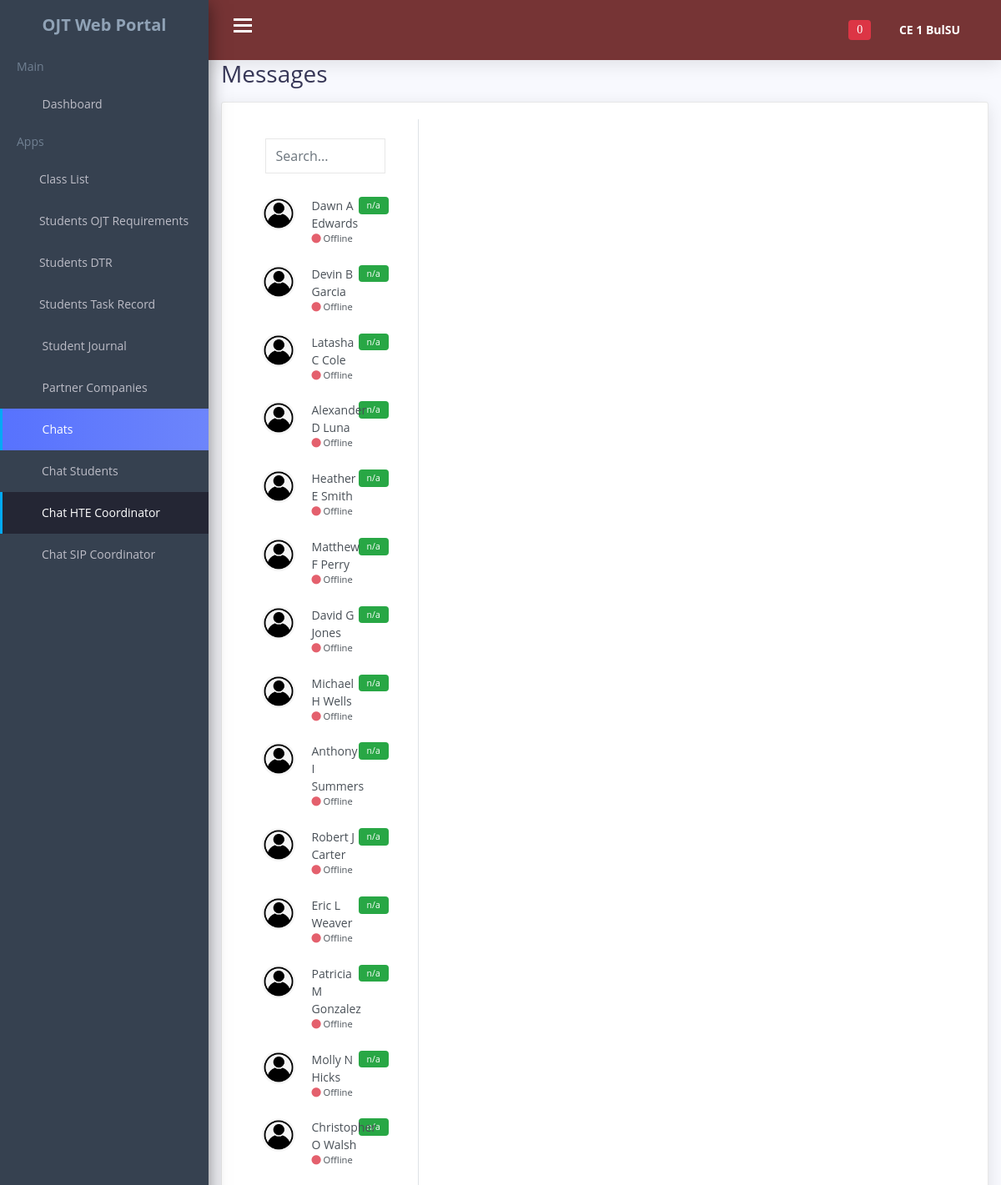
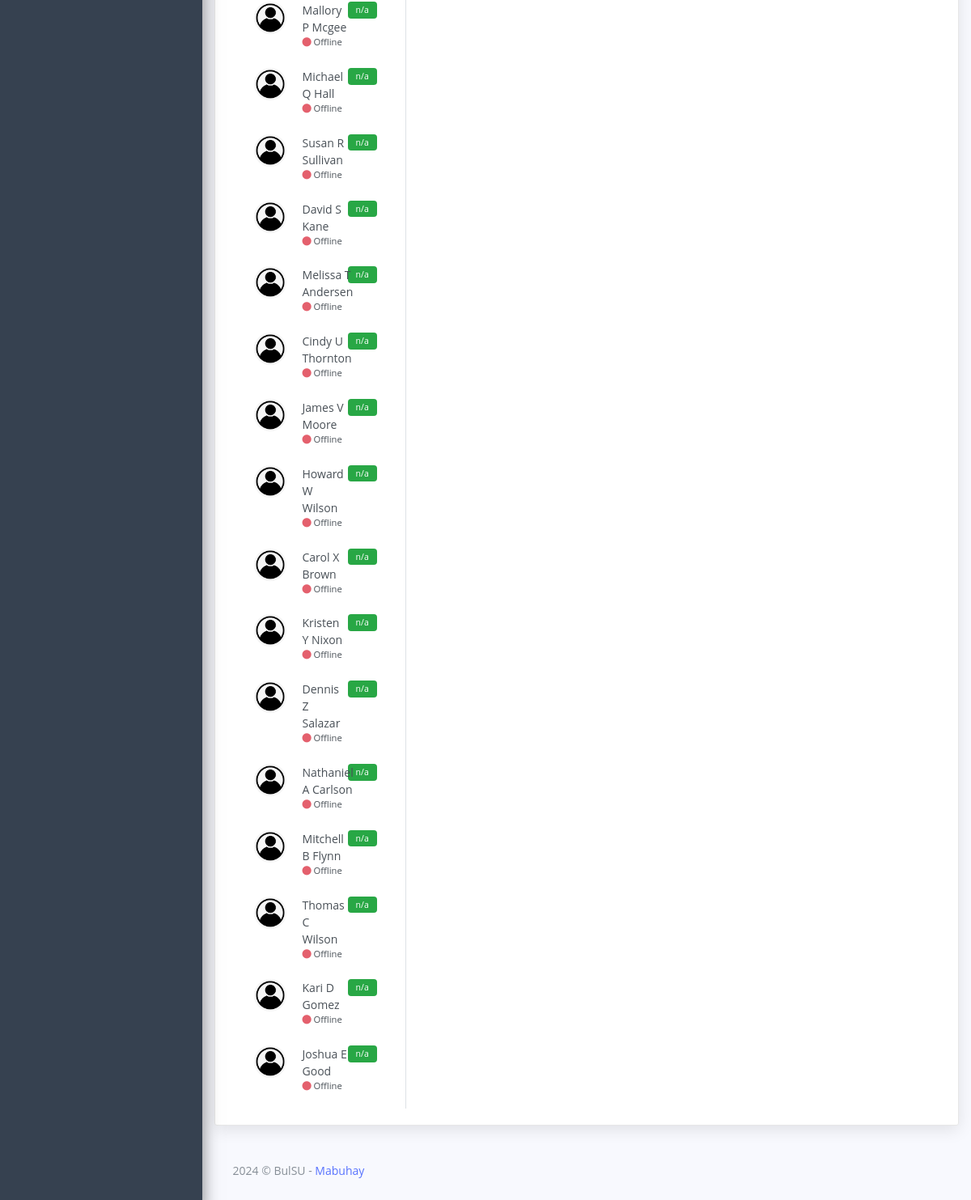
/coordinator/chat_supervisor.php (signed in), run on the app's committed database (2 pictures, top to bottom).
### tables this page shows
CREATE TABLE `coordinators_account` (
  `id` int(11) NOT NULL,
  `uniqueID` varchar(200) NOT NULL,
  `first_name` varchar(100) NOT NULL,
  `middle_name` varchar(100) NOT NULL,
  `last_name` varchar(100) NOT NULL,
  `faculty_id` varchar(20) NOT NULL,
  `coor_dept` varchar(200) NOT NULL,
  `course_handled` varchar(200) NOT NULL,
  `complete_address` varchar(300) NOT NULL,
  `phone_number` varchar(13) NOT NULL,
  `coordinators_email` varchar(200) NOT NULL,
  `coordinators_password` varchar(200) NOT NULL,
  `coordinators_profile_picture` varchar(500) NOT NULL,
  `verification_code` int(8) NOT NULL,
  `verify_status` varchar(80) NOT NULL DEFAULT 'Not Verified',
  `online_offlineStatus` varchar(50) NOT NULL DEFAULT 'Offline'
);

CREATE TABLE `supervisor` (
  `id` int(11) NOT NULL,
  `uniqueID` varchar(100) NOT NULL,
  `first_name` varchar(100) NOT NULL,
  `middle_name` varchar(100) NOT NULL,
  `last_name` varchar(100) NOT NULL,
  `company_name` varchar(150) NOT NULL,
  `position` varchar(200) NOT NULL,
  `company_address` varchar(150) NOT NULL,
  `supervisor_email` varchar(150) NOT NULL,
  `supervisor_password` varchar(150) NOT NULL,
  `phone_number` varchar(20) NOT NULL,
  `supervisor_profile_picture` varchar(150) NOT NULL,
  `verification_code` int(8) NOT NULL,
  `verify_status` varchar(150) NOT NULL DEFAULT 'Not Verified',
  `online_offlineStatus` varchar(150) NOT NULL DEFAULT 'Offline'
);

### coordinator/chat_supervisor.php (the view, shortened to what this page needs)
<?php
include '../connection/config.php';
?>
<!DOCTYPE html>
<html lang="en">
<head>
    <link href="css/lib/font-awesome.min.css" rel="stylesheet">
    <link href="css/lib/themify-icons.css" rel="stylesheet">
    <link href="css/lib/menubar/sidebar.css" rel="stylesheet">
    <link href="css/lib/bootstrap.min.css" rel="stylesheet">
    <link href="css/lib/helper.css" rel="stylesheet">
    <link href="css/style.css" rel="stylesheet">
    <link rel="stylesheet" href="https://cdnjs.cloudflare.com/ajax/libs/font-awesome/6.4.0/css/all.min.css">
</head>
<body>
<?php
require_once 'templates/coordinators_navbar.php';
?>
    <div class="content-wrap">
      <div class="main">
        <div class="container-fluid">
          <div class="main-content">
            <div class="container p-0">
              <h1 class="h3 mb-3">Messages</h1>
              <div class="card">
                <div class="row g-0">
                <div class="col-12 col-lg-5 col-xl-3 border-right">
                    <div class="px-4 d-none d-md-block">
                      <div class="d-flex align-items-center">
                        <div class="flex-grow-1">
                          <input type="text" class="form-control my-3" placeholder="Search...">
                        </div>
                      </div>
                    </div>
                    <?php
                    $stmt = $conn->prepare("SELECT * FROM supervisor");
                    $stmt->execute();
                    $results = $stmt->fetchAll(PDO::FETCH_ASSOC);
                    foreach ($results as $res) {
                    ?>
                      <a href="javascript:void(0);" class="list-group-item list-group-item-action border-0" onclick="loadConversation('<?php echo $res['uniqueID']; ?>');">
                        <div class="badge bg-success float-right count_RECEIVEDmessages_<?php echo $res['uniqueID']; ?>">n/a</div>
                        <div class="d-flex align-items-start">
                          <img src="<?php echo $res['supervisor_profile_picture']; ?>" class="rounded-circle mr-1" alt="<?php echo $res['first_name'] . ' ' . $res['middle_name'] . ' ' . $res['last_name']; ?>" width="40" height="40">
                          <div class="flex-grow-1 ml-3">
                            <?php echo $res['first_name'] . ' ' . $res['middle_name'] . ' ' . $res['last_name'];  ?>
                            <div class="small">
                              <span class="fas fa-circle <?php echo $res['online_offlineStatus'] === 'Online' ? 'chat-online' : 'chat-offline'; ?>"></span> <?php echo $res['online_offlineStatus']; ?>
                            </div>
                          </div>
                        </div>
                      </a>
                    <?php } ?>
                  </div>
                  <div class="col-12 col-lg-7 col-xl-9" id="LIVEchat">
                  </div>
                </div>
              </div>
            </div>
            <div class="row">
              <div class="col-lg-12">
                <div class="footer">
                  <p>2024 © BulSU - <a href="#">Mabuhay</a></p>
                </div>
              </div>
            </div>
          </div>
        </div>
      </div>
    </div>
</body>
</html>

### coordinator/templates/coordinators_navbar.php (shortened to what this page needs)
<div class="sidebar sidebar-hide-to-small sidebar-shrink sidebar-gestures">
        <div class="nano">
            <div class="nano-content">
                <ul>
                    <div class="logo"><a href="dashboard.php">
                            <span>OJT Web Portal</span></a></div>
                    <li class="label">Main</li>
                    <li><a href="dashboard.php"><i class="ti-home"></i> Dashboard </a></li>
                    <li class="label">Apps</li>
                    <li><a href="classLIST.php"><i class="ti-user"></i>Class List </a></li>
                    <li><a href="students_ojt_requirements.php"><i class="ti-folder"></i>Students OJT Requirements </a></li>
                    <li><a href="students_DTR.php"><i class="ti-alarm-clock"></i>Students DTR </a></li>
                    <li><a href="students_task_record.php"><i class="ti-list"></i>Students Task Record </a></li>
                    <li><a href="students_narrativeReport.php"><i class="ti-files"></i> Student Journal </a></li>
                    <li><a href="partner_companies.php"><i class="ti-layout-width-default"></i> Partner Companies </a></li>
                    <li><a class="sidebar-sub-toggle"><i class="ti-comment-alt"></i> Chats <span class="sidebar-collapse-icon ti-angle-down"></span></a>
                        <ul>
                            <li><a href="coordinators_message.php">Chat Students</a></li>
                            <li><a href="chat_supervisor.php">Chat HTE Coordinator</a></li>
                            <li><a href="chat_admin.php">Chat SIP Coordinator</a></li>
                        </ul>
                    </li>
                </ul>
            </div>
        </div>
    </div>
    <div class="header">
        <div class="container-fluid">
            <div class="row">
                <div class="col-lg-12">
                    <div class="float-left">
                        <div class="hamburger sidebar-toggle">
                            <span class="line"></span>
                            <span class="line"></span>
                            <span class="line"></span>
                        </div>
                    </div>
                    <div class="float-right">
                        <div class="dropdown dib">
                            <div class="header-icon" data-toggle="dropdown">
                                <i class="ti-bell">
                                    <span class="badge badge-danger" id="notification-badge">
                                    <?php
                                        if(isset($_SESSION['auth_user']['coordinators_id'])) {
                                            $studID = $_SESSION['auth_user']['coordinators_id'];
                                            $unread = 'Unread';
                                            $stmt = $conn->prepare("SELECT COUNT(*) AS total_unread FROM coordinatorsystemnotification WHERE coordinator_id = ? AND status = ?");
                                            $stmt->execute([$studID, $unread]);
                                            $result = $stmt->fetch(PDO::FETCH_ASSOC);
                                            $totalUnread = $result['total_unread'];
                                            echo $totalUnread;
                                        }
                                    ?>
                                    </span>
                                </i>
                            </div>
                        </div>
                        <div class="dropdown dib">
                            <div class="header-icon" data-toggle="dropdown">
                            <?php
                                if(isset($_SESSION['auth_user']['coordinators_id'])) {
                                    $coordinatorID = $_SESSION['auth_user']['coordinators_id'];
                                    $stmt = $conn->prepare("SELECT * FROM coordinators_account WHERE id = ? ");
                                    $stmt->execute([$coordinatorID]);
                                    $result = $stmt->fetch(PDO::FETCH_ASSOC);
                                }
                            ?>
                                <span class="user-avatar"><?php echo $result['first_name'];?> <?php echo $result['last_name'];?>
                                    <i class="ti-angle-down f-s-10"></i>
                                </span>
                            </div>
                        </div>
                    </div>
                </div>
            </div>
        </div>
    </div>

### coordinator/chat_supervisor.php (style rules this page uses)
.chat-offline { color: #e4606d }
.px-4 { padding-right: 1.5rem!important; padding-left: 1.5rem!important; }

### data on the page
coordinators_account: first_name "CE 1", last_name "BulSU"
supervisor: supervisor_profile_picture (picture), first_name "Dawn", middle_name "A", last_name "Edwards", online_offlineStatus "Offline"
supervisor: supervisor_profile_picture (picture), first_name "Devin", middle_name "B", last_name "Garcia", online_offlineStatus "Offline"
supervisor: supervisor_profile_picture (picture), first_name "Latasha", middle_name "C", last_name "Cole", online_offlineStatus "Offline"
supervisor: supervisor_profile_picture (picture), first_name "Alexander", middle_name "D", last_name "Luna", online_offlineStatus "Offline"
supervisor: supervisor_profile_picture (picture), first_name "Heather", middle_name "E", last_name "Smith", online_offlineStatus "Offline"
supervisor: supervisor_profile_picture (picture), first_name "Matthew", middle_name "F", last_name "Perry", online_offlineStatus "Offline"
supervisor: supervisor_profile_picture (picture), first_name "David", middle_name "G", last_name "Jones", online_offlineStatus "Offline"
supervisor: supervisor_profile_picture (picture), first_name "Michael", middle_name "H", last_name "Wells", online_offlineStatus "Offline"
supervisor: supervisor_profile_picture (picture), first_name "Anthony", middle_name "I", last_name "Summers", online_offlineStatus "Offline"
supervisor: supervisor_profile_picture (picture), first_name "Robert", middle_name "J", last_name "Carter", online_offlineStatus "Offline"
supervisor: supervisor_profile_picture (picture), first_name "Eric", middle_name "L", last_name "Weaver", online_offlineStatus "Offline"
supervisor: supervisor_profile_picture (picture), first_name "Patricia", middle_name "M", last_name "Gonzalez", online_offlineStatus "Offline"
supervisor: supervisor_profile_picture (picture), first_name "Molly", middle_name "N", last_name "Hicks", online_offlineStatus "Offline"
supervisor: supervisor_profile_picture (picture), first_name "Christopher", middle_name "O", last_name "Walsh", online_offlineStatus "Offline"
supervisor: supervisor_profile_picture (picture), first_name "Mallory", middle_name "P", last_name "Mcgee", online_offlineStatus "Offline"
supervisor: supervisor_profile_picture (picture), first_name "Michael", middle_name "Q", last_name "Hall", online_offlineStatus "Offline"
supervisor: supervisor_profile_picture (picture), first_name "Susan", middle_name "R", last_name "Sullivan", online_offlineStatus "Offline"
supervisor: supervisor_profile_picture (picture), first_name "David", middle_name "S", last_name "Kane", online_offlineStatus "Offline"
supervisor: supervisor_profile_picture (picture), first_name "Melissa", middle_name "T", last_name "Andersen", online_offlineStatus "Offline"
supervisor: supervisor_profile_picture (picture), first_name "Cindy", middle_name "U", last_name "Thornton", online_offlineStatus "Offline"
supervisor: supervisor_profile_picture (picture), first_name "James", middle_name "V", last_name "Moore", online_offlineStatus "Offline"
supervisor: supervisor_profile_picture (picture), first_name "Howard", middle_name "W", last_name "Wilson", online_offlineStatus "Offline"
supervisor: supervisor_profile_picture (picture), first_name "Carol", middle_name "X", last_name "Brown", online_offlineStatus "Offline"
supervisor: supervisor_profile_picture (picture), first_name "Kristen", middle_name "Y", last_name "Nixon", online_offlineStatus "Offline"
supervisor: supervisor_profile_picture (picture), first_name "Dennis", middle_name "Z", last_name "Salazar", online_offlineStatus "Offline"
supervisor: supervisor_profile_picture (picture), first_name "Nathaniel", middle_name "A", last_name "Carlson", online_offlineStatus "Offline"
supervisor: supervisor_profile_picture (picture), first_name "Mitchell", middle_name "B", last_name "Flynn", online_offlineStatus "Offline"
supervisor: supervisor_profile_picture (picture), first_name "Thomas", middle_name "C", last_name "Wilson", online_offlineStatus "Offline"
supervisor: supervisor_profile_picture (picture), first_name "Kari", middle_name "D", last_name "Gomez", online_offlineStatus "Offline"
supervisor: supervisor_profile_picture (picture), first_name "Joshua", middle_name "E", last_name "Good", online_offlineStatus "Offline"

### other printed values
$totalUnread "0"
